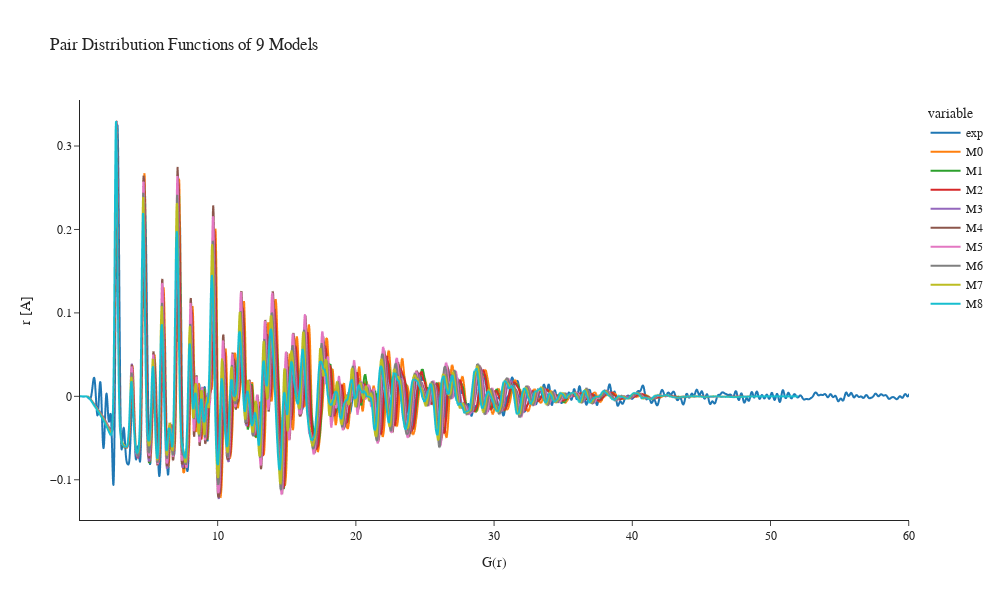

Source (notebook cell):
### Code cell
M = pd.DataFrame()

df_exp = pd.read_csv('../Post-PtPdCo-PDF.csv', sep = '\s+', header=None, names=['r','G(r)'])
df_exp = df_exp.replace('--',np.nan).dropna()
rest_df_exp = df_exp["G(r)"].iloc[1::2].astype(float)
rest_df_exp = rest_df_exp.reset_index(drop=True)
rest_df_exp.index += 1
M['exp'] = rest_df_exp

dx = 0.02

#M.index = M0['#r(A)']
M['M0'] = M0['G(r)']
M['M1'] = M1['G(r)']
M['M2'] = M2['G(r)']
M['M3'] = M3['G(r)']
M['M4'] = M4['G(r)']
M['M5'] = M5['G(r)']
M['M6'] = M6['G(r)']
M['M7'] = M7['G(r)']
M['M8'] = M8['G(r)']
M.index = (M.index + 1)*dx

for i in range(9):
    a = M[M[f'M{i}']== max(M[f'M{i}'])].index[0]
    b = 0.33 #### Al parecer este es el originario de todo lo que yo estaba haciendo
    c = b/(float(M[f'M{i}'][a]))
    M[f'M{i}'] *= c
    rest = M['exp'] - M[f'M{i}']
    error = np.sum(rest**2)
    error_p = np.sqrt(error)*100/50
    print(f'Para M{i} el error es {error},y el error porcentual es {error_p}')




fig = px.line(M, template='simple_white', title='Pair Distribution Functions of 9 Models',
    width=1000, height=600)
fig.update_layout(
    font_family="serif",
    title_font_family="serif")
fig.update_xaxes(title_text='G(r)')
fig.update_yaxes(title_text='r [A]')
fig.show()

### Figure 1 — Plotly figure (JSON) as saved in the notebook; plotly's stock layout.template omitted (floating-point values rounded to 4 significant figures; data arrays with more than 128 entries replaced by an {"elided": "..."} marker saying what was removed)
{"data": [{"hovertemplate": "variable=exp<br>index=%{x}<br>value=%{y}<extra></extra>", "legendgroup": "exp", "line": {"color": "#1F77B4", "dash": "solid"}, "marker": {"symbol": "circle"}, "mode": "lines", "name": "exp", "showlegend": true, "type": "scattergl", "x": {"elided": "3000 float values"}, "xaxis": "x", "y": {"elided": "3000 float values"}, "yaxis": "y"}, {"hovertemplate": "variable=M0<br>index=%{x}<br>value=%{y}<extra></extra>", "legendgroup": "M0", "line": {"color": "#FF7F0E", "dash": "solid"}, "marker": {"symbol": "circle"}, "mode": "lines", "name": "M0", "showlegend": true, "type": "scattergl", "x": {"elided": "3000 float values"}, "xaxis": "x", "y": {"elided": "3000 float values"}, "yaxis": "y"}, {"hovertemplate": "variable=M1<br>index=%{x}<br>value=%{y}<extra></extra>", "legendgroup": "M1", "line": {"color": "#2CA02C", "dash": "solid"}, "marker": {"symbol": "circle"}, "mode": "lines", "name": "M1", "showlegend": true, "type": "scattergl", "x": {"elided": "3000 float values"}, "xaxis": "x", "y": {"elided": "3000 float values"}, "yaxis": "y"}, {"hovertemplate": "variable=M2<br>index=%{x}<br>value=%{y}<extra></extra>", "legendgroup": "M2", "line": {"color": "#D62728", "dash": "solid"}, "marker": {"symbol": "circle"}, "mode": "lines", "name": "M2", "showlegend": true, "type": "scattergl", "x": {"elided": "3000 float values"}, "xaxis": "x", "y": {"elided": "3000 float values"}, "yaxis": "y"}, {"hovertemplate": "variable=M3<br>index=%{x}<br>value=%{y}<extra></extra>", "legendgroup": "M3", "line": {"color": "#9467BD", "dash": "solid"}, "marker": {"symbol": "circle"}, "mode": "lines", "name": "M3", "showlegend": true, "type": "scattergl", "x": {"elided": "3000 float values"}, "xaxis": "x", "y": {"elided": "3000 float values"}, "yaxis": "y"}, {"hovertemplate": "variable=M4<br>index=%{x}<br>value=%{y}<extra></extra>", "legendgroup": "M4", "line": {"color": "#8C564B", "dash": "solid"}, "marker": {"symbol": "circle"}, "mode": "lines", "name": "M4", "showlegend": true, "type": "scattergl", "x": {"elided": "3000 float values"}, "xaxis": "x", "y": {"elided": "3000 float values"}, "yaxis": "y"}, {"hovertemplate": "variable=M5<br>index=%{x}<br>value=%{y}<extra></extra>", "legendgroup": "M5", "line": {"color": "#E377C2", "dash": "solid"}, "marker": {"symbol": "circle"}, "mode": "lines", "name": "M5", "showlegend": true, "type": "scattergl", "x": {"elided": "3000 float values"}, "xaxis": "x", "y": {"elided": "3000 float values"}, "yaxis": "y"}, {"hovertemplate": "variable=M6<br>index=%{x}<br>value=%{y}<extra></extra>", "legendgroup": "M6", "line": {"color": "#7F7F7F", "dash": "solid"}, "marker": {"symbol": "circle"}, "mode": "lines", "name": "M6", "showlegend": true, "type": "scattergl", "x": {"elided": "3000 float values"}, "xaxis": "x", "y": {"elided": "3000 float values"}, "yaxis": "y"}, {"hovertemplate": "variable=M7<br>index=%{x}<br>value=%{y}<extra></extra>", "legendgroup": "M7", "line": {"color": "#BCBD22", "dash": "solid"}, "marker": {"symbol": "circle"}, "mode": "lines", "name": "M7", "showlegend": true, "type": "scattergl", "x": {"elided": "3000 float values"}, "xaxis": "x", "y": {"elided": "3000 float values"}, "yaxis": "y"}, {"hovertemplate": "variable=M8<br>index=%{x}<br>value=%{y}<extra></extra>", "legendgroup": "M8", "line": {"color": "#17BECF", "dash": "solid"}, "marker": {"symbol": "circle"}, "mode": "lines", "name": "M8", "showlegend": true, "type": "scattergl", "x": {"elided": "3000 float values"}, "xaxis": "x", "y": {"elided": "3000 float values"}, "yaxis": "y"}], "layout": {"font": {"family": "serif"}, "height": 600, "legend": {"title": {"text": "variable"}, "tracegroupgap": 0}, "title": {"font": {"family": "serif"}, "text": "Pair Distribution Functions of 9 Models"}, "width": 1000, "xaxis": {"anchor": "y", "domain": [0, 1], "title": {"text": "G(r)"}}, "yaxis": {"anchor": "x", "domain": [0, 1], "title": {"text": "r [A]"}}}}
